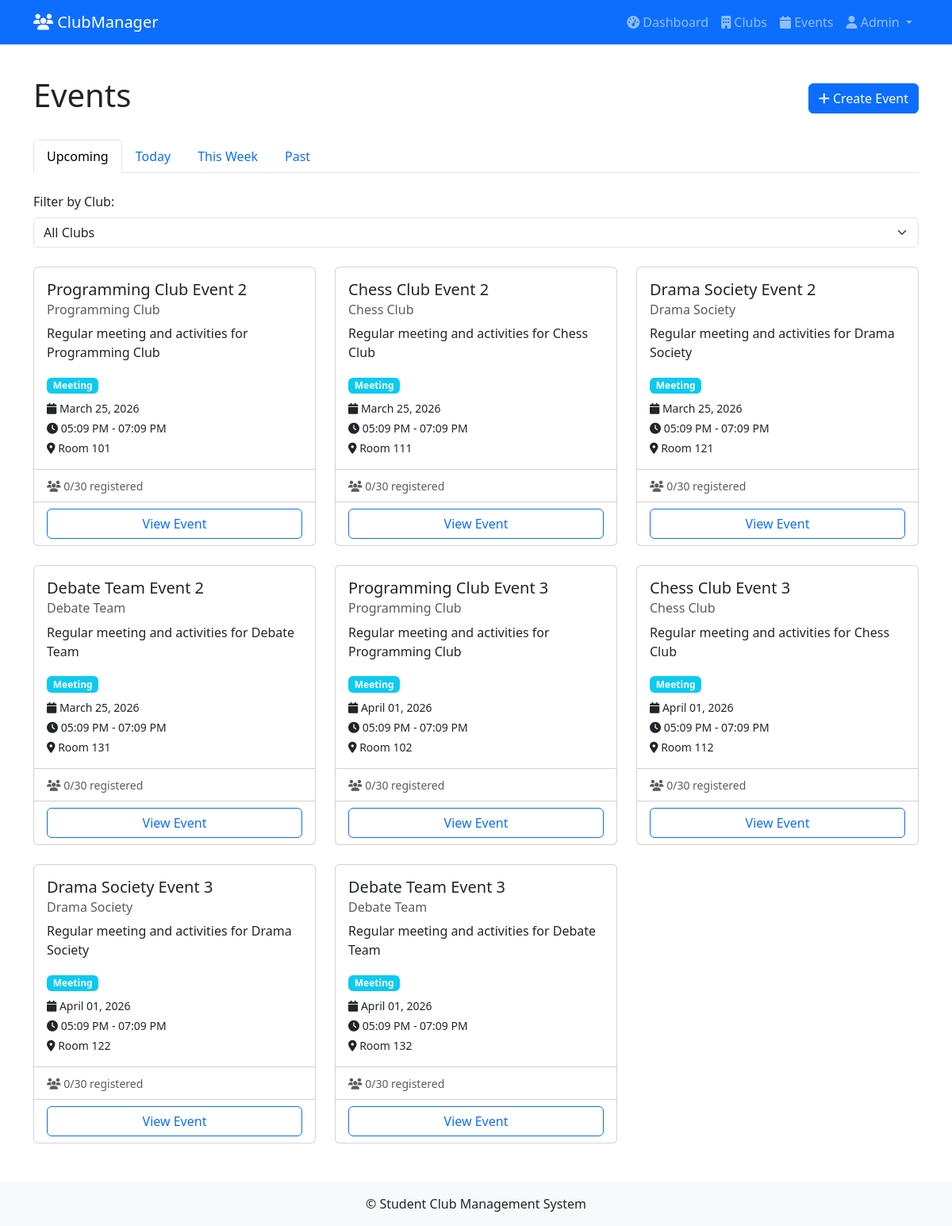
The page /events/ (signed in) on the database its author committed.
### app/models/user.py (models this page shows, shortened)
class User(UserMixin, db.Model):
    __tablename__ = 'users'
    id = db.Column(db.Integer, primary_key=True)
    student_number = db.Column(db.String(20), unique=True, nullable=False)
    email = db.Column(db.String(120), unique=True, nullable=False)
    first_name = db.Column(db.String(50), nullable=False)
    last_name = db.Column(db.String(50), nullable=False)
    password_hash = db.Column(db.String(128), nullable=False)
    phone = db.Column(db.String(20))
    is_admin = db.Column(db.Boolean, default=False)
    is_active = db.Column(db.Boolean, default=True)
    created_at = db.Column(db.DateTime, default=datetime.utcnow)
    last_login = db.Column(db.DateTime)
    memberships = db.relationship('Membership', back_populates='user', cascade='all, delete-orphan')
    events_attended = db.relationship('EventAttendance', back_populates='user')
    announcements = db.relationship('Announcement', back_populates='author')
    contributions = db.relationship('Contribution', back_populates='user')

### app/models/event.py (models this page shows, shortened)
class Event(db.Model):
    __tablename__ = 'events'
    id = db.Column(db.Integer, primary_key=True)
    club_id = db.Column(db.Integer, db.ForeignKey('clubs.id'), nullable=False)
    title = db.Column(db.String(200), nullable=False)
    description = db.Column(db.Text, nullable=False)
    event_type = db.Column(db.String(50))  # 'meeting', 'workshop', 'social', 'fundraiser'
    location = db.Column(db.String(200))
    start_time = db.Column(db.DateTime, nullable=False)
    end_time = db.Column(db.DateTime, nullable=False)
    max_attendees = db.Column(db.Integer)
    created_by = db.Column(db.Integer, db.ForeignKey('users.id'))
    created_at = db.Column(db.DateTime, default=datetime.utcnow)
    is_active = db.Column(db.Boolean, default=True)
    club = db.relationship('Club', back_populates='events')
    attendance = db.relationship('EventAttendance', back_populates='event', cascade='all, delete-orphan')

### app/models/club.py (models this page shows)
class Club(db.Model):
    __tablename__ = 'clubs'
    id = db.Column(db.Integer, primary_key=True)
    name = db.Column(db.String(100), nullable=False, unique=True)
    description = db.Column(db.Text, nullable=False)
    category = db.Column(db.String(50))
    created_at = db.Column(db.DateTime, default=datetime.utcnow)
    created_by = db.Column(db.Integer, db.ForeignKey('users.id'))
    is_active = db.Column(db.Boolean, default=True)
    logo_url = db.Column(db.String(200))
    banner_url = db.Column(db.String(200))
    memberships = db.relationship('Membership', back_populates='club', cascade='all, delete-orphan')
    events = db.relationship('Event', back_populates='club', cascade='all, delete-orphan')
    announcements = db.relationship('Announcement', back_populates='club', cascade='all, delete-orphan')

### app/routes/events.py (the view)
@bp.route('/')
@login_required
def list_events():
    filter_type = request.args.get('filter', 'upcoming')
    club_id = request.args.get('club_id', type=int)
    query = Event.query.filter_by(is_active=True)
    now = datetime.utcnow()
    if filter_type == 'upcoming':
        query = query.filter(Event.start_time >= now)
    elif filter_type == 'past':
        query = query.filter(Event.end_time < now)
    elif filter_type == 'today':
        today_start = datetime(now.year, now.month, now.day)
        tomorrow_start = today_start.replace(day=today_start.day + 1)
        query = query.filter(Event.start_time >= today_start, Event.start_time < tomorrow_start)
    elif filter_type == 'this_week':
        week_start = now - timedelta(days=now.weekday())
        week_end = week_start + timedelta(days=7)
        query = query.filter(Event.start_time >= week_start, Event.start_time < week_end)
    if club_id:
        query = query.filter(Event.club_id == club_id)
    if filter_type == 'past':
        events = query.order_by(Event.start_time.desc()).all()
    else:
        events = query.order_by(Event.start_time).all()
    user_clubs = Club.query.join(Membership).filter(
        Membership.user_id == current_user.id,
        Membership.status == 'approved'
    ).all()
    user_registrations = {
        a.event_id: a for a in EventAttendance.query.filter_by(user_id=current_user.id).all()
    }
    return render_template('events/list.html',
                         events=events,
                         user_clubs=user_clubs,
                         user_registrations=user_registrations,
                         current_filter=filter_type,
                         current_club=club_id)

### app/templates/events/list.html (shortened to what this page needs)
{% extends "base.html" %}
{% block content %}
<div class="d-flex justify-content-between align-items-center mb-4">
    <h1>Events</h1>
    <a href="{{ url_for('events.create_event') }}" class="btn btn-primary">
        <i class="fas fa-plus"></i> Create Event
    </a>
</div>
<ul class="nav nav-tabs mb-4">
    <li class="nav-item">
        <a class="nav-link {% if current_filter == 'upcoming' %}active{% endif %}"
           href="{{ url_for('events.list_events', filter='upcoming', club_id=current_club) }}">
            Upcoming
        </a>
    </li>
    <li class="nav-item">
        <a class="nav-link {% if current_filter == 'today' %}active{% endif %}"
           href="{{ url_for('events.list_events', filter='today', club_id=current_club) }}">
            Today
        </a>
    </li>
    <li class="nav-item">
        <a class="nav-link {% if current_filter == 'this_week' %}active{% endif %}"
           href="{{ url_for('events.list_events', filter='this_week', club_id=current_club) }}">
            This Week
        </a>
    </li>
    <li class="nav-item">
        <a class="nav-link {% if current_filter == 'past' %}active{% endif %}"
           href="{{ url_for('events.list_events', filter='past', club_id=current_club) }}">
            Past
        </a>
    </li>
</ul>
{% if user_clubs %}
<div class="mb-4">
    <label for="clubFilter" class="form-label">Filter by Club:</label>
    <select class="form-select" id="clubFilter" onchange="window.location.href=this.value">
        <option value="{{ url_for('events.list_events', filter=current_filter) }}"
                {% if not current_club %}selected{% endif %}>
            All Clubs
        </option>
    </select>
</div>
{% endif %}
<div class="row">
    {% for event in events %}
    <div class="col-md-6 col-lg-4 mb-4">
        <div class="card h-100">
            <div class="card-body">
                <h5 class="card-title">{{ event.title }}</h5>
                <h6 class="card-subtitle mb-2 text-muted">{{ event.club.name }}</h6>
                <p class="card-text">{{ event.description[:100] }}{% if event.description|length > 100 %}...{% endif %}</p>
                <div class="mb-2">
                    <span class="badge bg-info">{{ event.event_type|title }}</span>
                </div>
                <p class="card-text small mb-1">
                    <i class="fas fa-calendar"></i> {{ event.start_time.strftime('%B %d, %Y') }}
                </p>
                <p class="card-text small mb-1">
                    <i class="fas fa-clock"></i> {{ event.start_time.strftime('%I:%M %p') }} - {{ event.end_time.strftime('%I:%M %p') }}
                </p>
                <p class="card-text small mb-0">
                    <i class="fas fa-map-marker-alt"></i> {{ event.location }}
                </p>
            </div>
            {% if event.max_attendees %}
            <div class="card-footer bg-transparent">
                <small class="text-muted">
                    <i class="fas fa-users"></i> {{ event.attendance|selectattr('status', 'equalto', 'registered')|list|length }}/{{ event.max_attendees }} registered
                </small>
            </div>
            {% endif %}
            <div class="card-footer bg-transparent">
                <a href="{{ url_for('events.view_event', event_id=event.id) }}" class="btn btn-outline-primary w-100">
                    View Event
                </a>
            </div>
        </div>
    </div>
    {% endfor %}
</div>
{% endblock %}

### app/templates/base.html (shortened to what this page needs)
<!DOCTYPE html>
<html lang="en">
<head>
    <link href="https://cdn.jsdelivr.net/npm/bootstrap@5.3.0/dist/css/bootstrap.min.css" rel="stylesheet">
    <link rel="stylesheet" href="https://cdnjs.cloudflare.com/ajax/libs/font-awesome/6.4.0/css/all.min.css">
    <link rel="stylesheet" href="{{ url_for('static', filename='css/style.css') }}">
</head>
<body>
    <nav class="navbar navbar-expand-lg navbar-dark bg-primary">
        <div class="container">
            <a class="navbar-brand" href="{{ url_for('clubs.list_clubs') }}">
                <i class="fas fa-users"></i> ClubManager
            </a>
            <div class="collapse navbar-collapse" id="navbarNav">
                <ul class="navbar-nav ms-auto">
                    {% if current_user.is_authenticated %}
                        <li class="nav-item">
                            <a class="nav-link" href="{{ url_for('admin.dashboard') }}">
                                <i class="fas fa-tachometer-alt"></i> Dashboard
                            </a>
                        </li>
                        <li class="nav-item">
                            <a class="nav-link" href="{{ url_for('clubs.list_clubs') }}">
                                <i class="fas fa-building"></i> Clubs
                            </a>
                        </li>
                        <li class="nav-item">
                            <a class="nav-link" href="{{ url_for('events.list_events') }}">
                                <i class="fas fa-calendar"></i> Events
                            </a>
                        </li>
                        <li class="nav-item dropdown">
                            <a class="nav-link dropdown-toggle" href="#" id="navbarDropdown" role="button" data-bs-toggle="dropdown">
                                <i class="fas fa-user"></i> {{ current_user.first_name }}
                            </a>
                        </li>
                    {% endif %}
                </ul>
            </div>
        </div>
    </nav>
    <main class="container py-4">
        {% block content %}{% endblock %}
    </main>
    <footer class="bg-light text-center text-lg-start mt-auto">
        <div class="text-center p-3">
            © Student Club Management System
        </div>
    </footer>
</body>
</html>

### app/static/css/style.css (style rules this page uses)
body { min-height: 100vh; display: flex; flex-direction: column; }
main { flex: 1; }
.card { transition: transform 0.2s, box-shadow 0.2s; }

### rows shown on the page
User: first_name "Admin"
Event: title "Programming Club Event 2", club.name "Programming Club", description "Regular meeting and activities for Programming Club", event_type "Meeting", start_time "March 25, 2026", start_time "05:09 PM", end_time "07:09 PM", location "Room 101", attendance|selectattr "0", max_attendees "30"
Event: title "Chess Club Event 2", club.name "Chess Club", description "Regular meeting and activities for Chess Club", event_type "Meeting", start_time "March 25, 2026", start_time "05:09 PM", end_time "07:09 PM", location "Room 111", attendance|selectattr "0", max_attendees "30"
Event: title "Drama Society Event 2", club.name "Drama Society", description "Regular meeting and activities for Drama Society", event_type "Meeting", start_time "March 25, 2026", start_time "05:09 PM", end_time "07:09 PM", location "Room 121", attendance|selectattr "0", max_attendees "30"
Event: title "Debate Team Event 2", club.name "Debate Team", description "Regular meeting and activities for Debate Team", event_type "Meeting", start_time "March 25, 2026", start_time "05:09 PM", end_time "07:09 PM", location "Room 131", attendance|selectattr "0", max_attendees "30"
Event: title "Programming Club Event 3", club.name "Programming Club", description "Regular meeting and activities for Programming Club", event_type "Meeting", start_time "April 01, 2026", start_time "05:09 PM", end_time "07:09 PM", location "Room 102", attendance|selectattr "0", max_attendees "30"
Event: title "Chess Club Event 3", club.name "Chess Club", description "Regular meeting and activities for Chess Club", event_type "Meeting", start_time "April 01, 2026", start_time "05:09 PM", end_time "07:09 PM", location "Room 112", attendance|selectattr "0", max_attendees "30"
Event: title "Drama Society Event 3", club.name "Drama Society", description "Regular meeting and activities for Drama Society", event_type "Meeting", start_time "April 01, 2026", start_time "05:09 PM", end_time "07:09 PM", location "Room 122", attendance|selectattr "0", max_attendees "30"
Event: title "Debate Team Event 3", club.name "Debate Team", description "Regular meeting and activities for Debate Team", event_type "Meeting", start_time "April 01, 2026", start_time "05:09 PM", end_time "07:09 PM", location "Room 132", attendance|selectattr "0", max_attendees "30"
